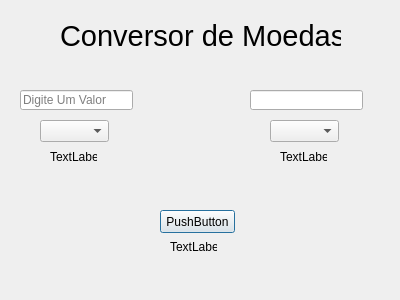
<?xml version="1.0" encoding="UTF-8"?>
<ui version="4.0">
 <class>Dialog</class>
 <widget class="QDialog" name="Dialog">
  <property name="geometry">
   <rect>
    <x>0</x>
    <y>0</y>
    <width>400</width>
    <height>300</height>
   </rect>
  </property>
  <property name="windowTitle">
   <string>Dialog</string>
  </property>
  <widget class="QLineEdit" name="lineEdit">
   <property name="geometry">
    <rect>
     <x>20</x>
     <y>90</y>
     <width>113</width>
     <height>20</height>
    </rect>
   </property>
   <property name="inputMask">
    <string/>
   </property>
   <property name="placeholderText">
    <string>Digite Um Valor</string>
   </property>
  </widget>
  <widget class="QPushButton" name="pushButton">
   <property name="geometry">
    <rect>
     <x>160</x>
     <y>210</y>
     <width>75</width>
     <height>23</height>
    </rect>
   </property>
   <property name="text">
    <string>PushButton</string>
   </property>
  </widget>
  <widget class="QLabel" name="label">
   <property name="geometry">
    <rect>
     <x>50</x>
     <y>150</y>
     <width>47</width>
     <height>13</height>
    </rect>
   </property>
   <property name="text">
    <string>TextLabel</string>
   </property>
  </widget>
  <widget class="QLabel" name="label_3">
   <property name="geometry">
    <rect>
     <x>170</x>
     <y>240</y>
     <width>47</width>
     <height>13</height>
    </rect>
   </property>
   <property name="text">
    <string>TextLabel</string>
   </property>
  </widget>
  <widget class="QComboBox" name="comboBox">
   <property name="geometry">
    <rect>
     <x>40</x>
     <y>120</y>
     <width>69</width>
     <height>22</height>
    </rect>
   </property>
  </widget>
  <widget class="QComboBox" name="comboBox_2">
   <property name="geometry">
    <rect>
     <x>270</x>
     <y>120</y>
     <width>69</width>
     <height>22</height>
    </rect>
   </property>
  </widget>
  <widget class="QLineEdit" name="lineEdit_2">
   <property name="geometry">
    <rect>
     <x>250</x>
     <y>90</y>
     <width>113</width>
     <height>20</height>
    </rect>
   </property>
   <property name="readOnly">
    <bool>true</bool>
   </property>
  </widget>
  <widget class="QLabel" name="label_2">
   <property name="geometry">
    <rect>
     <x>280</x>
     <y>150</y>
     <width>47</width>
     <height>13</height>
    </rect>
   </property>
   <property name="text">
    <string>TextLabel</string>
   </property>
  </widget>
  <widget class="QLabel" name="label_4">
   <property name="geometry">
    <rect>
     <x>60</x>
     <y>20</y>
     <width>281</width>
     <height>31</height>
    </rect>
   </property>
   <property name="font">
    <font>
     <pointsize>22</pointsize>
    </font>
   </property>
   <property name="text">
    <string>Conversor de Moedas</string>
   </property>
  </widget>
 </widget>
 <resources/>
 <connections>
  <connection>
   <sender>pushButton</sender>
   <signal>clicked()</signal>
   <receiver>lineEdit</receiver>
   <slot>selectAll()</slot>
   <hints>
    <hint type="sourcelabel">
     <x>174</x>
     <y>220</y>
    </hint>
    <hint type="destinationlabel">
     <x>116</x>
     <y>99</y>
    </hint>
   </hints>
  </connection>
  <connection>
   <sender>pushButton</sender>
   <signal>clicked()</signal>
   <receiver>lineEdit</receiver>
   <slot>copy()</slot>
   <hints>
    <hint type="sourcelabel">
     <x>210</x>
     <y>214</y>
    </hint>
    <hint type="destinationlabel">
     <x>122</x>
     <y>97</y>
    </hint>
   </hints>
  </connection>
  <connection>
   <sender>pushButton</sender>
   <signal>clicked()</signal>
   <receiver>lineEdit_2</receiver>
   <slot>paste()</slot>
   <hints>
    <hint type="sourcelabel">
     <x>195</x>
     <y>216</y>
    </hint>
    <hint type="destinationlabel">
     <x>266</x>
     <y>99</y>
    </hint>
   </hints>
  </connection>
 </connections>
</ui>
